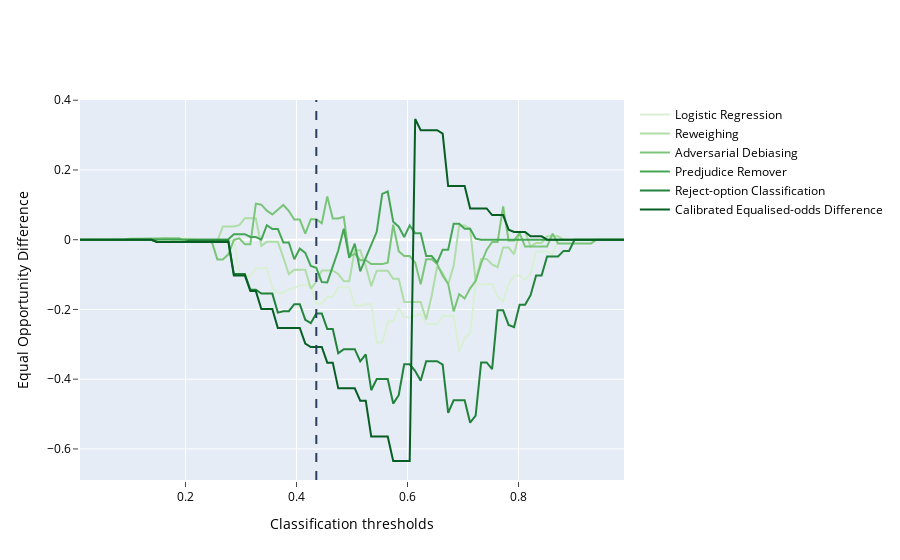

The code cell stored with this chart in its notebook:
### Code cell
eq_opp_files = {'Files' : ['LR_eq_opp_diff_arr.json', 'RW_eq_opp_diff_arr.json', 'AD_eq_opp_diff_arr.json', 
    'PR_eq_opp_diff_arr.json', 'ROC_eq_opp_diff_arr.json', 'CEOD_eq_opp_diff_arr.json'], 
    'Names': ['Logistic Regression', 'Reweighing', 'Adversarial Debiasing', 'Predjudice Remover', 
    'Reject-option Classification', 'Calibrated Equalised-odds Difference']}
plot_plotly_graphs(metric = 'Equal Opportunity Difference', filenames = eq_opp_files, filepath = 'eq_opps_plotly.html')
